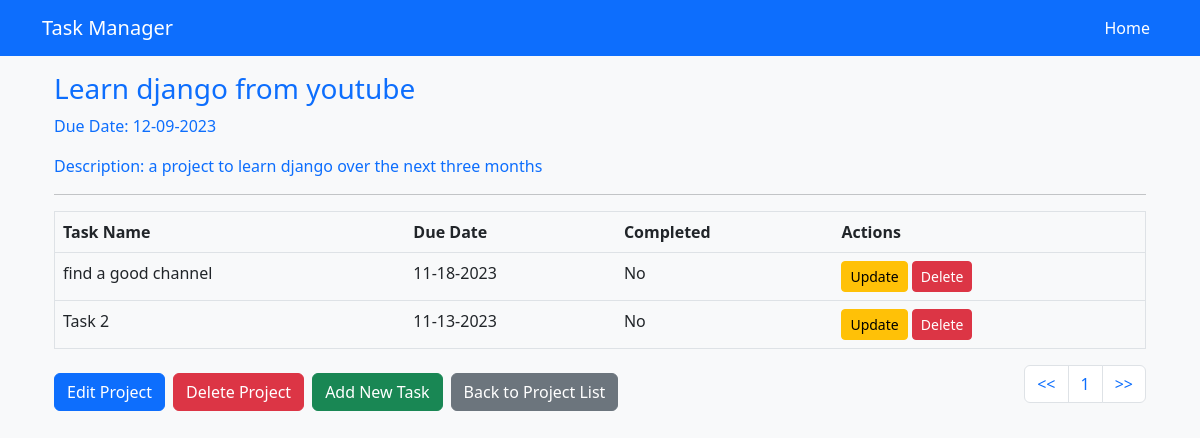
/projects/4/, run on an earlier commit of the app's database.
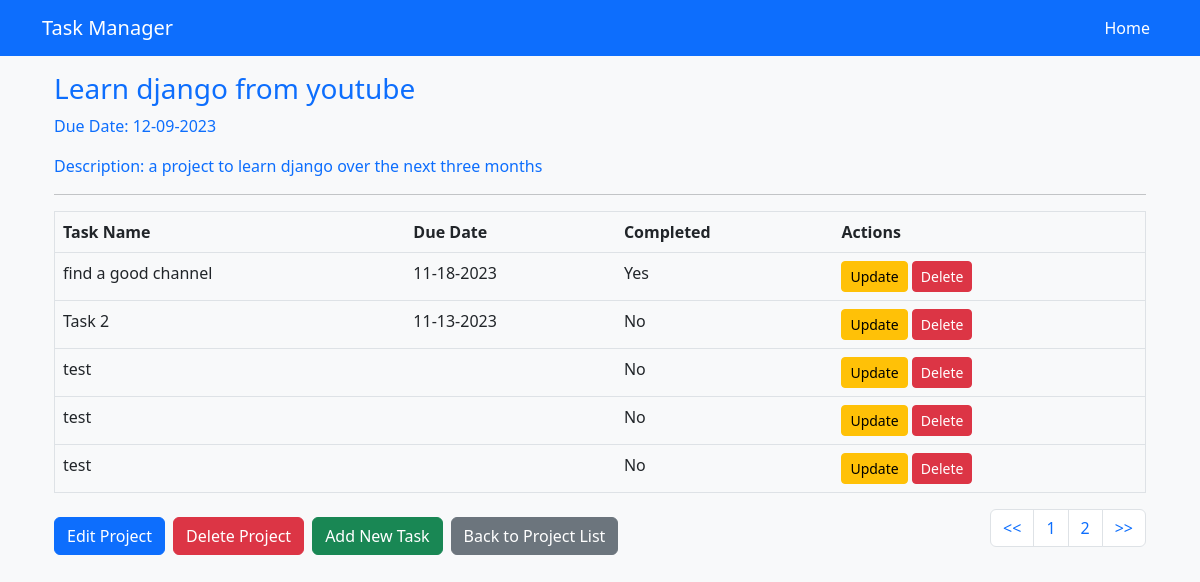
And on a later commit of the database.
### task_list/models.py (models this page shows, shortened)
class Task(models.Model):
    title = models.CharField(max_length=255)
    project = models.ForeignKey(Project, on_delete=models.CASCADE, related_name='tasks')
    created_at = models.DateTimeField(auto_now_add=True)
    due_date = models.DateField(null=True, blank=True)
    completed = models.BooleanField(default=False)

### task_list/views.py (the view)
# urls.py: path('<int:project_id>/', views.project_detail, name='project_detail'),
def project_detail(request, project_id):
    project = get_object_or_404(Project, pk=project_id)
    tasks = project.tasks.all()
    pagination = Paginator(tasks, 5)
    page_number = request.GET.get('page')
    page_obj = pagination.get_page(page_number)
    return render(request, 'project_detail.html', {'project': project, 'tasks': page_obj})

### task_list/templates/project_detail.html (shortened to what this page needs)
{% extends 'base.html' %} {% load humanize %} {% block content %}
<div class="container mt-3">
  <h2 class="h3 text-primary font-weight-bold">{{ project.title }}</h2>
  <p class="font-weight-bold text-primary">
    Due Date: {{ project.due_date | date:"m-d-Y" }}
  </p>
  <p class="font-weight-bold text-primary">
    Description: {{ project.description }}
  </p>
  <hr />
  <table class="table table-responsive border">
    <thead>
      <tr>
        <th scope="col">Task Name</th>
        <th scope="col">Due Date</th>
        <th scope="col">Completed</th>
        <th scope="col">Actions</th>
      </tr>
    </thead>
    <tbody>
      {% for task in tasks %}
      <tr>
        <td>{{ task.title }}</td>
        <td>{{ task.due_date|date:"m-d-Y" }}</td>
        <td>{% if task.completed %}Yes{% else %}No{% endif %}</td>
        <td>
          <a
            href="{% url 'task_update' project_id=project.id task_id=task.id %}"
            class="btn btn-warning btn-sm"
            >Update</a
          >
          <a
            href="{% url 'task_delete' project_id=project.id task_id=task.id %}"
            class="btn btn-danger btn-sm"
            >Delete</a
          >
        </td>
      </tr>
      {% endfor %}
    </tbody>
  </table>
  <div
    class="d-flex flex-wrap gap-2 justify-content-between align-items-center w-100"
  >
    <div class="d-flex gap-2 flex-wrap">
      <a
        href="{% url 'project_update' project_id=project.id %}"
        class="btn btn-primary"
      >
        Edit Project
      </a>
      <button
        type="button"
        class="btn btn-danger"
        data-bs-toggle="modal"
        data-bs-target="#deleteProjectModal"
      >
        Delete Project
      </button>
      <a
        href="{% url 'task_create' project_id=project.id %}"
        class="btn btn-success"
        >Add New Task</a
      >
      <a href="{% url 'project_list' %}" class="btn btn-secondary"
        >Back to Project List</a
      >
    </div>
    <nav aria-label="Page navigation example">
      <ul class="pagination justify-content-end ms-auto">
        <li class="page-item"><a class="page-link" href="?page=1"><<</a></li>
        <li class="page-item">
          <a class="page-link" href="?page={{tasks.number}}"
            >{{ tasks.number}}</a
          >
        </li>
        {% if tasks.has_next %}
        <li class="page-item">
          <a class="page-link" href="?page={{tasks.next_page_number}}"
            >{{tasks.next_page_number}}</a
          >
        </li>
        {% endif %}
        <li class="page-item">
          <a class="page-link" href="?page={{tasks.num_pages}}">>></a>
        </li>
      </ul>
    </nav>
  </div>
</div>
{% endblock %}

What changed in the data, as far as the page shows it:
changed Task "find a good channel": completed "No" → "Yes"
added Task: title "test", completed "No"
added Task: title "test", completed "No"
added Task: title "test", completed "No"
Also different on the page:
{{ tasks.next_page_number }}: (not shown) → "2"
